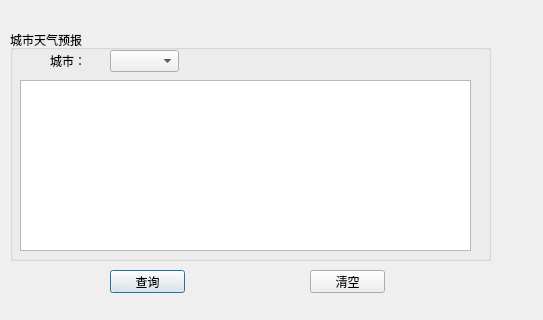
<?xml version="1.0" encoding="UTF-8"?>
<ui version="4.0">
 <class>Dialog</class>
 <widget class="QDialog" name="Dialog">
  <property name="geometry">
   <rect>
    <x>0</x>
    <y>0</y>
    <width>543</width>
    <height>320</height>
   </rect>
  </property>
  <property name="windowTitle">
   <string>Dialog</string>
  </property>
  <widget class="QPushButton" name="queryButton">
   <property name="geometry">
    <rect>
     <x>110</x>
     <y>270</y>
     <width>75</width>
     <height>23</height>
    </rect>
   </property>
   <property name="text">
    <string>查询</string>
   </property>
  </widget>
  <widget class="QPushButton" name="clearButton">
   <property name="geometry">
    <rect>
     <x>310</x>
     <y>270</y>
     <width>75</width>
     <height>23</height>
    </rect>
   </property>
   <property name="text">
    <string>清空</string>
   </property>
  </widget>
  <widget class="QGroupBox" name="groupBox">
   <property name="geometry">
    <rect>
     <x>10</x>
     <y>30</y>
     <width>481</width>
     <height>231</height>
    </rect>
   </property>
   <property name="title">
    <string>城市天气预报</string>
   </property>
   <widget class="QComboBox" name="comboBox">
    <property name="geometry">
     <rect>
      <x>100</x>
      <y>20</y>
      <width>69</width>
      <height>22</height>
     </rect>
    </property>
   </widget>
   <widget class="QLabel" name="label">
    <property name="geometry">
     <rect>
      <x>40</x>
      <y>20</y>
      <width>61</width>
      <height>21</height>
     </rect>
    </property>
    <property name="text">
     <string>城市：</string>
    </property>
   </widget>
   <widget class="QTextEdit" name="textEdit">
    <property name="geometry">
     <rect>
      <x>10</x>
      <y>50</y>
      <width>451</width>
      <height>171</height>
     </rect>
    </property>
   </widget>
  </widget>
  <zorder>groupBox</zorder>
  <zorder>queryButton</zorder>
  <zorder>clearButton</zorder>
 </widget>
 <resources/>
 <connections>
  <connection>
   <sender>queryButton</sender>
   <signal>clicked()</signal>
   <receiver>Dialog</receiver>
   <slot>accept()</slot>
   <hints>
    <hint type="sourcelabel">
     <x>147</x>
     <y>281</y>
    </hint>
    <hint type="destinationlabel">
     <x>319</x>
     <y>240</y>
    </hint>
   </hints>
  </connection>
  <connection>
   <sender>clearButton</sender>
   <signal>clicked()</signal>
   <receiver>Dialog</receiver>
   <slot>accept()</slot>
   <hints>
    <hint type="sourcelabel">
     <x>347</x>
     <y>281</y>
    </hint>
    <hint type="destinationlabel">
     <x>319</x>
     <y>240</y>
    </hint>
   </hints>
  </connection>
 </connections>
</ui>
